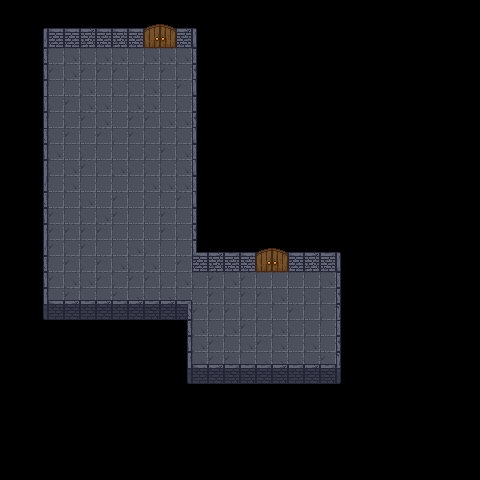

A 2D game scene composited from a Tiled map and its tileset images. What follows is a short description and the map's XML, with each tile layer's data collapsed to a summary:
An orthogonal 30x30 tile map with 16x16 px tiles, 4 tile layers (Tile Layer 2, Tile Layer 1, Tile Layer 3, Tile Layer 4), 3 tilesets and 8 objects.

<map version="1.10" tiledversion="1.10.2" orientation="orthogonal" renderorder="right-down" width="30" height="30" tilewidth="16" tileheight="16" infinite="0" nextlayerid="7" nextobjectid="9">
 <tileset firstgid="1" source="Walls.tsx" />
 <tileset firstgid="118" source="Floor.tsx" />
 <tileset firstgid="122" source="DoubleDoor.tsx" />
 <layer id="3" name="Tile Layer 2" width="30" height="30">
  <data>[900 cells, 18 non-empty, 4 distinct tile ids]</data>
 </layer>
 <layer id="1" name="Tile Layer 1" width="30" height="30">
  <data>[900 cells, 298 non-empty, 27 distinct tile ids]</data>
 </layer>
 <layer id="4" name="Tile Layer 3" width="30" height="30">
  <data>[900 cells, 12 non-empty, 8 distinct tile ids]</data>
 </layer>
 <layer id="5" name="Tile Layer 4" width="30" height="30">
  <data>[900 cells, 0 non-empty, 0 distinct tile ids]</data>
 </layer>
 <objectgroup id="6" name="Object Layer 1">
  <object id="1" x="46" y="28" width="151" height="4" />
  <object id="2" x="43" y="32" width="3" height="272" />
  <object id="3" x="46" y="300" width="144" height="4" />
  <object id="4" x="187" y="304" width="3" height="64" />
  <object id="5" x="190" y="364" width="151" height="4" />
  <object id="6" x="338" y="252" width="3" height="112" />
  <object id="7" x="194" y="252" width="144" height="4" />
  <object id="8" x="194" y="32" width="3" height="220" />
 </objectgroup>
</map>
